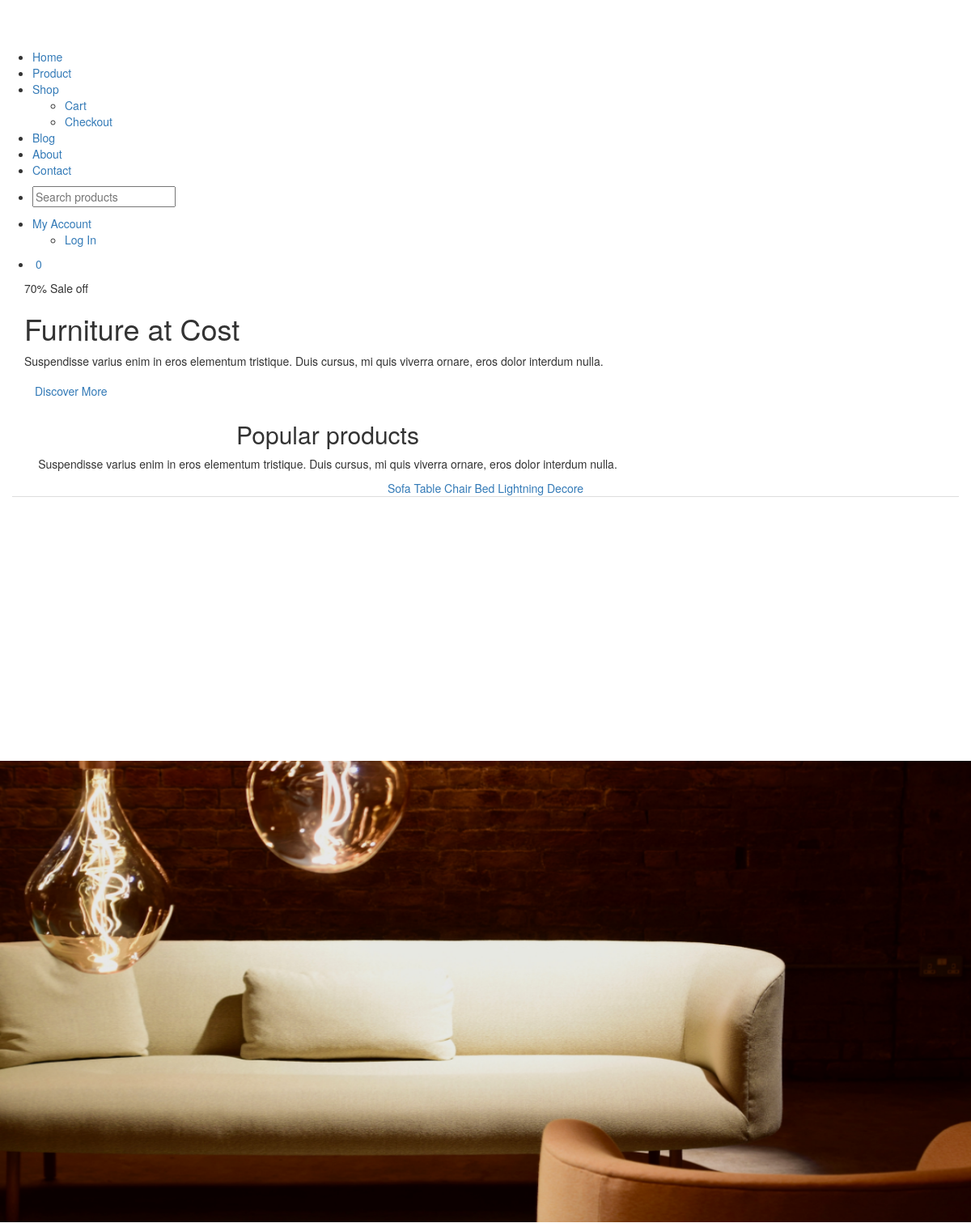
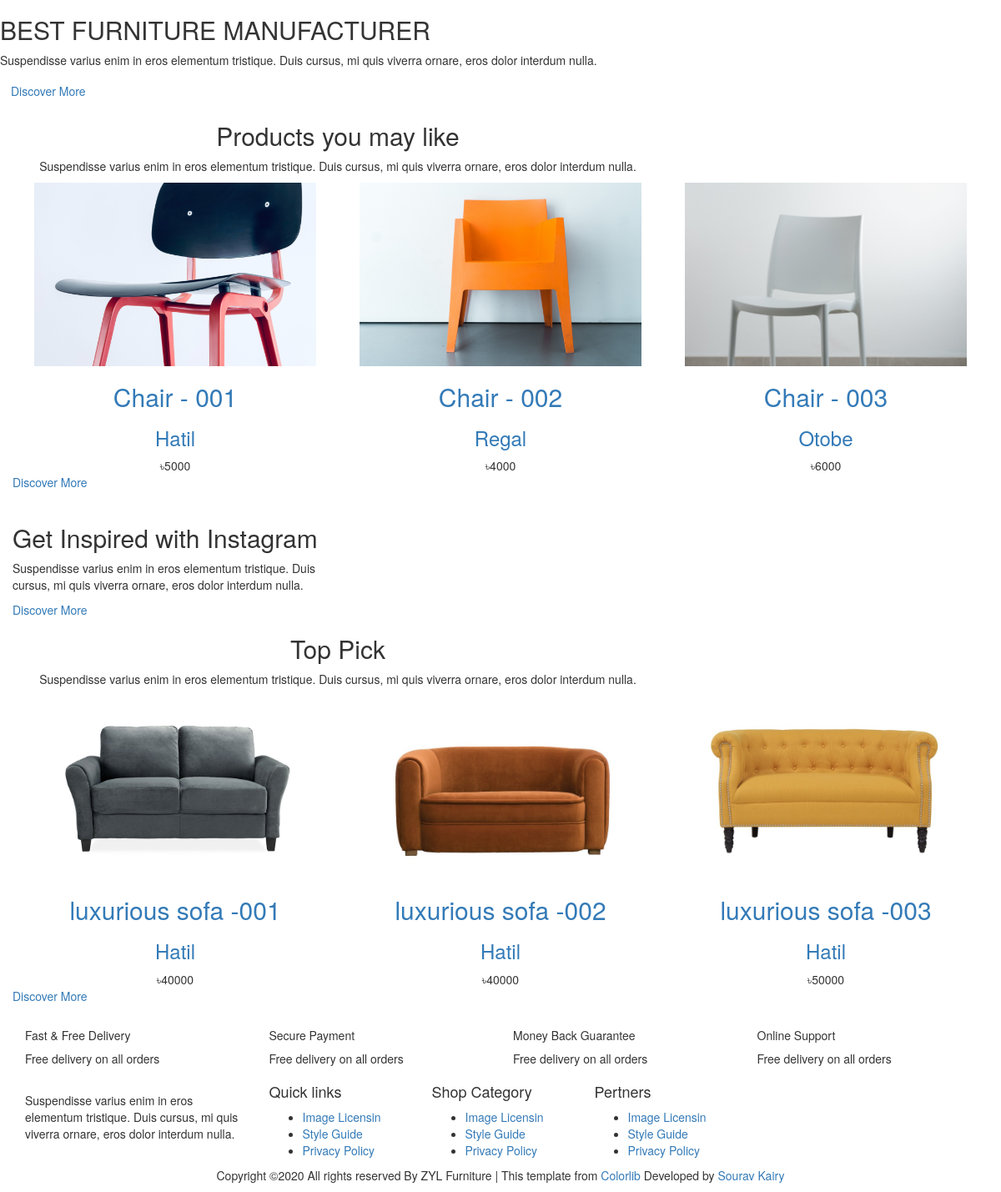
The page / on the database its author committed (2 pictures, top to bottom).
### tables this page shows
CREATE TABLE `banner` (
  `banner_id` int(11) NOT NULL,
  `banner_heading` varchar(233) NOT NULL,
  `banner_desc` text NOT NULL,
  `banner_image` varchar(233) NOT NULL,
  `status` tinyint(3) NOT NULL
);

CREATE TABLE `product_table` (
  `p_id` int(11) NOT NULL,
  `p_name` varchar(211) NOT NULL,
  `category_id` int(21) NOT NULL,
  `sub_cat_id` int(11) NOT NULL,
  `brand_id` int(11) NOT NULL,
  `color` varchar(211) NOT NULL,
  `size` varchar(211) NOT NULL,
  `quantity` int(11) NOT NULL,
  `s_price` varchar(211) NOT NULL,
  `c_price` varchar(211) NOT NULL,
  `promo_code` varchar(211) NOT NULL,
  `video` varchar(211) NOT NULL,
  `p_desc` varchar(211) NOT NULL,
  `p_p` tinyint(3) DEFAULT NULL,
  `l_p` tinyint(3) DEFAULT NULL,
  `t_p` tinyint(3) DEFAULT NULL,
  `image1` varchar(211) DEFAULT NULL,
  `image2` varchar(211) DEFAULT NULL,
  `image3` varchar(122) DEFAULT NULL,
  `status` tinyint(3) NOT NULL
);

CREATE TABLE `brand` (
  `brand_id` int(11) NOT NULL,
  `brand_name` varchar(233) NOT NULL,
  `brand_desc` varchar(233) NOT NULL,
  `status` tinyint(3) NOT NULL
);

### application/controllers/Front_end.php (called while the page is built, shortened)
<?php
	class Front_end extends CI_Controller
	{
		public function index()
		{
			$data = array();
			$data['header'] = $this->load->view('front_end/header','',true);
			$data['footer'] = $this->load->view('front_end/footer','',true);
			$data['slider'] = $this->load->view('front_end/slider','',true);
			$pdata['all_p_product'] = $this->front_end_model->all_p_product();
			$data['p_products'] = $this->load->view('front_end/p_products',$pdata,true);
			$bdata['banner_one_data'] = $this->front_end_model->banner_one_data();
			$data['banner_one'] = $this->load->view('front_end/banner_one',$bdata,true);
			$ldata['all_l_product'] = $this->front_end_model->all_l_product();
			$data['l_products'] = $this->load->view('front_end/l_products',$ldata,true);
			$data['banner_two'] = $this->load->view('front_end/banner_two','',true);
			$tdata['all_t_product'] = $this->front_end_model->all_t_product();
			$data['top_products'] = $this->load->view('front_end/top_products',$tdata,true);
			$this->load->view('front_end/master' , $data);
		}
	}
?>

### index.php (called while the page is built, shortened)
<?php
require_once BASEPATH.'core/CodeIgniter.php';

### application/models/Front_end_model.php (called while the page is built, shortened)
<?php
class Front_end_model extends CI_Model
{
	public function all_l_product()
	{
		$data = $this->db->select('*')
					 ->from('product_table')
					 ->join('product_category','product_table.category_id = product_category.category_id')
					 ->join('product_sub_category','product_table.sub_cat_id = product_sub_category.sub_cat_id')
					 ->join('brand','product_table.brand_id = brand.brand_id')
					 ->where('l_p' , 1)
					 ->get()
					 ->result();
		return $data;
	}
	public function all_t_product()
	{
		$data = $this->db->select('*')
					 ->from('product_table')
					 ->join('product_category','product_table.category_id = product_category.category_id')
					 ->join('product_sub_category','product_table.sub_cat_id = product_sub_category.sub_cat_id')
					 ->join('brand','product_table.brand_id = brand.brand_id')
					 ->where('t_p' , 1)
					 ->get()
					 ->result();
		return $data;
	}
	public function banner_one_data()
	{
		$data = $this->db->select('*')
					 ->from('banner')
					 ->where('status' , 1)
					 ->get()
					 ->result();
		return $data;
	}
}
?>

### application/views/front_end/p_products.php (the view, shortened to what this page needs)
<div class="container">
                <div class="row justify-content-center">
                    <div class="col-xl-7 col-lg-8 col-md-10">
                        <div class="section-tittle mb-60 text-center wow fadeInUp" data-wow-duration="1s" data-wow-delay=".2s">
                            <h2>Popular products</h2>
                            <P>Suspendisse varius enim in eros elementum tristique. Duis cursus, mi quis viverra ornare, eros dolor interdum nulla.</P>
                        </div>
                    </div>
                </div>
                <div class="row">
                    <div class="col-xl-12">
                        <div class="properties__button text-center">
                            <nav>
                                <div class="nav nav-tabs" id="nav-tab" role="tablist">
                                    <a class="nav-item nav-link active" id="nav-Sofa-tab" data-toggle="tab" href="#nav-Sofa" role="tab" aria-controls="nav-Sofa" aria-selected="true">Sofa</a>
                                    <a class="nav-item nav-link" id="nav-Table-tab" data-toggle="tab" href="#nav-Table" role="tab" aria-controls="nav-Table" aria-selected="false">Table</a>
                                    <a class="nav-item nav-link" id="nav-Chair-tab" data-toggle="tab" href="#nav-Chair" role="tab" aria-controls="nav-Chair" aria-selected="false">Chair</a>
                                    <a class="nav-item nav-link" id="nav-Bed-tab" data-toggle="tab" href="#nav-Bed" role="tab" aria-controls="nav-Bed" aria-selected="false">Bed</a>
                                    <a class="nav-item nav-link" id="nav-Lightning-tab" data-toggle="tab" href="#nav-Lightning" role="tab" aria-controls="nav-Lightning" aria-selected="false">Lightning</a>
                                    <a class="nav-item nav-link" id="nav-Decore-tab" data-toggle="tab" href="#nav-Decore" role="tab" aria-controls="nav-Decore" aria-selected="false">Decore</a>
                                </div>
                            </nav>
                        </div>
                    </div>
                </div>
                <div class="row">
                    <div class="tab-content" id="nav-tabContent">
                    </div>
                </div>
            </div>

### application/views/front_end/banner_one.php
<?php foreach ($banner_one_data as $row) {
               ?>
                <div class="tailor-offers">
                    <img style="width: 100%;height: 570px;" src="<?php echo $row->banner_image; ?>" alt="">
                </div>
          <div class="tailor-details">
              <h2><?php echo $row->banner_heading; ?></h2>
              <p><?php echo $row->banner_desc; ?></p>
              <a href="#" class="btn">Discover More</a>
          </div>
               <?php } ; ?>

### application/views/front_end/l_products.php
<div class="container">
                <div class="row justify-content-center">
                    <div class="col-xl-6 col-lg-8 col-md-10">
                        <div class="section-tittle mb-60 text-center wow fadeInUp" data-wow-duration="2s" data-wow-delay=".2s">
                            <h2>Products you may like</h2>
                            <P>Suspendisse varius enim in eros elementum tristique. Duis cursus, mi quis viverra ornare, eros dolor interdum nulla.</P>
                        </div>
                    </div>
                </div>
                <div class="row">
                    <?php foreach ($all_l_product as $row) {
                     ?>
                    <div class="col-lg-4 col-md-6 col-sm-6">
                        <div class="single-new-arrival mb-50 text-center wow fadeInUp" data-wow-duration="1s" data-wow-delay=".1s">
                            <div class="popular-img">
                                <img src="<?php echo  $row->image1?>" alt="">
                            </div>
                            <div class="popular-caption">
                                <h2><a href="<?php echo base_url()?>product-details/<?php echo  $row->p_id ?>"><?php echo  $row->p_name?></a></h2>
                                <h3><a href="product_details.html"><?php echo  $row->brand_name?></a></h3>
                                <span><?php echo '৳'. $row->s_price?></span>
                            </div>
                        </div>
                    </div>
                <?php } ?>
                </div>
                <div class="row justify-content-center">
                    <div class="room-btn">
                        <a href="product.html" class="border-btn">Discover More</a>
                    </div>
                </div>
            </div>

### application/views/front_end/top_products.php
<div class="container">
            <div class="row justify-content-center">
                <div class="col-xl-7 col-lg-8 col-md-10">
                    <div class="section-tittle mb-60 text-center wow fadeInUp" data-wow-duration="2s" data-wow-delay=".2s">
                        <h2>Top Pick</h2>
                        <P>Suspendisse varius enim in eros elementum tristique. Duis cursus, mi quis viverra ornare, eros dolor interdum nulla.</P>
                    </div>
                </div>
            </div>
            <div class="row">
                <?php foreach ($all_t_product as $row) {
                 ?>
                <div class="col-lg-4 col-md-6 col-sm-6">
                    <div class="single-new-arrival mb-50 text-center wow fadeInUp" data-wow-duration="1s" data-wow-delay=".1s">
                        <div class="popular-img">
                            <img src="<?php echo $row->image1?>" alt="">
                        </div>
                        <div class="popular-caption">
                            <h2><a href="<?php echo base_url()?>product-details/<?php echo  $row->p_id ?>"><?php echo $row->p_name?></a></h2>
                            <h3><a href="product_details.html"><?php echo $row->brand_name?></a></h3>
                            <span><?php echo '৳'. $row->s_price?></span>
                        </div>
                    </div>
                </div>
            <?php } ?>
            </div>
            <div class="row justify-content-center">
                <div class="room-btn">
                 <a href="product.html" class="border-btn">Discover More</a>
             </div>
         </div>
     </div>

### rows shown on the page
banner: banner_image (picture), banner_heading "BEST FURNITURE MANUFACTURER", banner_desc "Suspendisse varius enim in eros elementum tristique. Duis cursus, mi quis viverra ornare, eros dolor interdum nulla."
product_table: image1 (picture), p_name "Chair - 001", brand.brand_name "Hatil", s_price "5000"
product_table: image1 (picture), p_name "Chair - 002", brand.brand_name "Regal", s_price "4000"
product_table: image1 (picture), p_name "Chair - 003", brand.brand_name "Otobe", s_price "6000"
product_table: image1 (picture), p_name "luxurious sofa -001", brand.brand_name "Hatil", s_price "40000"
product_table: image1 (picture), p_name "luxurious sofa -002", brand.brand_name "Hatil", s_price "40000"
product_table: image1 (picture), p_name "luxurious sofa -003", brand.brand_name "Hatil", s_price "50000"

### other values the page prints
$this->cart->total_items() "0"
